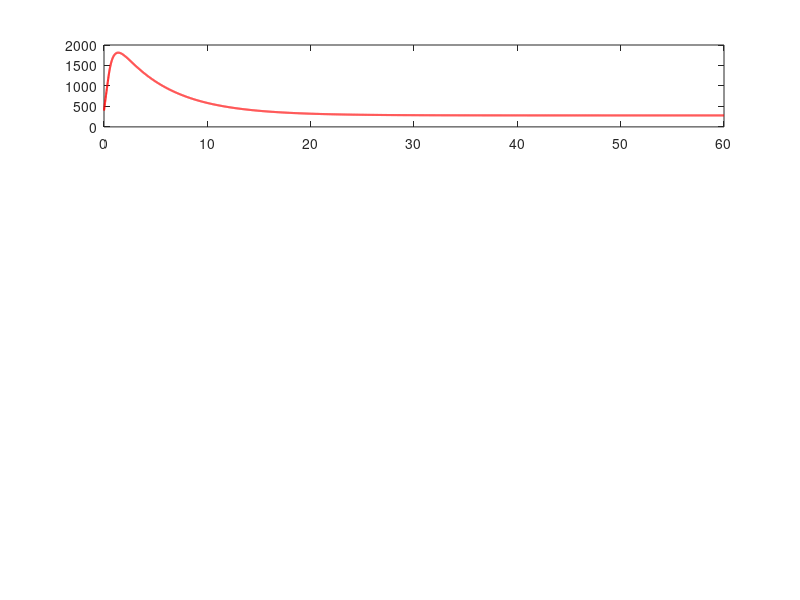

Reproduce this figure in MATLAB. (Note: this script raises an error after producing the figure.)
%% sim-06: Loss-of-Flow Accident (LOFA) Scenario

% Parameters
C_fuel = 500; C_cool = 2000; h = 100;
flow0 = 10; Cp = 4180; T_inlet = 280;
P0 = 1e6; T_fuel0 = 400; T_cool0 = 300;

dt = 0.01; t = 0:dt:60; N = length(t);
T_fuel = zeros(1,N); T_fuel(1) = T_fuel0;
T_cool = zeros(1,N); T_cool(1) = T_cool0;
P = zeros(1,N); P(1) = P0;
flow_vec = flow0 * ones(1,N);

tripped = false; t_trip = NaN;

for i = 1:N-1
    % Pump failure at t=10s: flow drops from 10 to 2 kg/s
    if t(i) >= 10
        flow_vec(i) = 2;
    end

    % Safety trip: SCRAM if T_fuel > 1200°C
    if ~tripped && T_fuel(i) > 1200
        tripped = true;
        t_trip = t(i);
        fprintf('SCRAM at t = %.2f s, T_fuel = %.1f °C\n', t_trip, T_fuel(i));
    end

    if tripped
        P(i+1) = P0 * exp(-(t(i+1) - t_trip) / 0.5);
    else
        P(i+1) = P0;
    end

    dT_fuel = (P(i) - h*(T_fuel(i) - T_cool(i))) / C_fuel;
    dT_cool = (h*(T_fuel(i) - T_cool(i)) - flow_vec(i)*Cp*(T_cool(i) - T_inlet)) / C_cool;
    T_fuel(i+1) = T_fuel(i) + dT_fuel * dt;
    T_cool(i+1) = T_cool(i) + dT_cool * dt;
end

figure;
subplot(4,1,1);
plot(t, T_fuel, 'r', 'LineWidth', 1.5); hold on;
yline(1200, 'k--', 'Trip Setpoint');
if ~isnan(t_trip), xline(t_trip, 'r:', 'SCRAM'); end
xline(10, 'b:', 'Pump Fail');
xlabel('Time (s)'); ylabel('T_{fuel} (°C)');
title('Fuel Temperature'); grid on;

subplot(4,1,2);
plot(t, T_cool, 'b', 'LineWidth', 1.5);
xlabel('Time (s)'); ylabel('T_{cool} (°C)');
title('Coolant Temperature'); grid on;

subplot(4,1,3);
plot(t, P/1e6, 'k', 'LineWidth', 1.5);
xlabel('Time (s)'); ylabel('Power (MW)');
title('Reactor Power'); grid on;

subplot(4,1,4);
plot(t, flow_vec, 'm', 'LineWidth', 1.5);
xlabel('Time (s)'); ylabel('Flow (kg/s)');
title('Coolant Flow Rate'); grid on;

sgtitle('Loss-of-Flow Accident Simulation');
fprintf('Peak T_fuel: %.1f °C\n', max(T_fuel));
if ~isnan(t_trip)
    fprintf('Safety trip fired at %.2f s — BEFORE reaching limit.\n', t_trip);
else
    fprintf('WARNING: Safety trip did NOT fire.\n');
end
